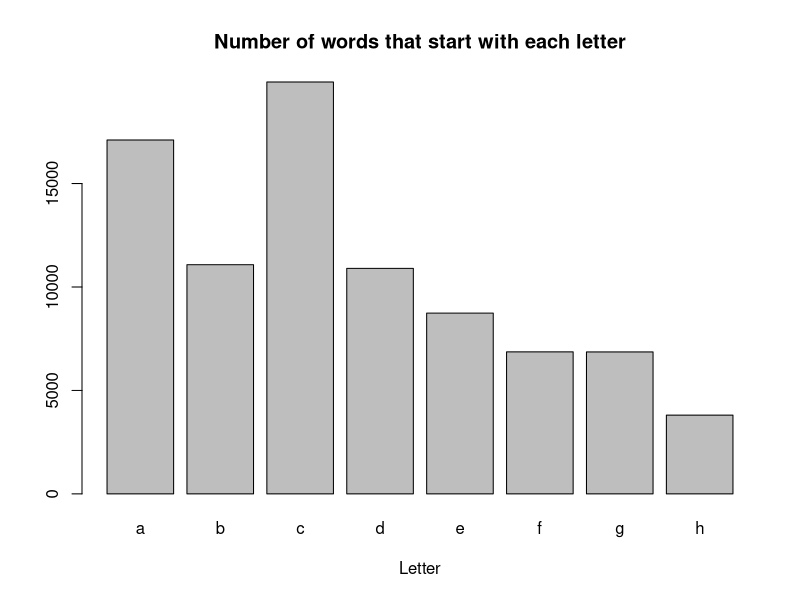

The R source for this figure:
library(ggplot2)
library(tidyverse)
words <- readLines("words.txt") #read in .txt file
first <- substr(words, 1, 1) #extract first letter of each word
lowfirst <- tolower(first) #convert letters to lower case
firstlettertable <- table(lowfirst) #create frequency table of first letters
write.table(firstlettertable, "firstletter.tsv") #output table to .tsv
png(filename = "barplot.png", width = 500, height = 500)
barplot(firstlettertable, main = "Number of words that start with each letter",
				xlab= "Letter")

				